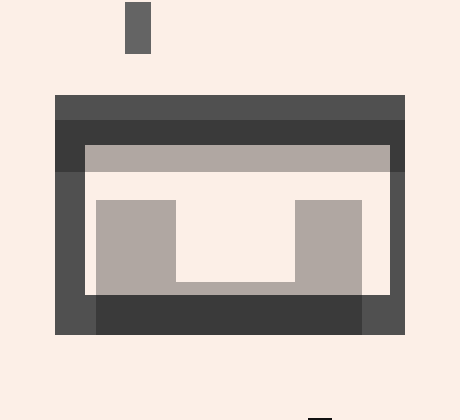
Frame 1 (no input)
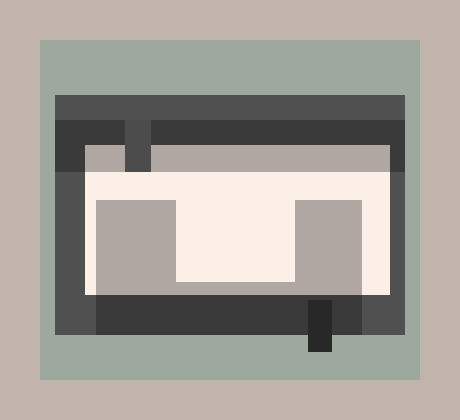
Frame 60 (the mouse pressed at the canvas centre just before this capture)
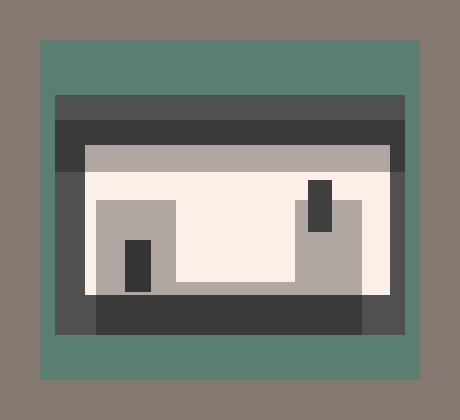
Frame 120 (the mouse held since frame 60 and released just before this capture)

The Processing sketch that drew these frames (run headless with seeded random() and noise(); from frame 60 on, the mouse is pressed at the canvas centre):

// Processing sketch: processing_73064
// ── processing_73064.pde

int mover = 0;
int moverup = 420;


void setup() {
  size(460, 420);
  smooth();
}

void draw() {

  int s = second();  // Values from 0 - 59
  int m = minute();  // Values from 0 - 59
  int h = hour();    // Values from 0 - 23

  if (h < 12) {
    background(252-mover/2, 239-mover/2, 231-mover/2);
  }
  else {
    background(79+mover/2, 196+mover/2, 252+mover/2);
  }


  noStroke();
  //teal rectangle
  fill(41, 134, 116, mover/2);
  rect(40, 40, 380, 340);

  //lg grey rectangle
  fill(80);
  rect(55, 95, 350, 240);

  //cream rectangle
  fill(252, 239, 231);
  rect(85, 145, 305, 150);

  //transp. rect top
  fill(10, 80);
  rect(55, 120, 350, 52);

  //transp L
  rect(96, 200, 80, 135);

  //transp Middle
  rect(176, 282, 119, 53);

  //transp R
  rect(295, 200, 67, 135);

  //small rect L
  //moves down at speed according to second
  mover = mover + s/10;
  fill(100-mover/5);
  rect(125, mover, 26, 52);

  //small rect R
  //moves up at speed according to second
  moverup = moverup - s/10;
  fill(100-moverup/5);
  rect(308, moverup, 24, 52);

  //set bounds
  if (mover > height) {
    mover = 0;
  }
  if (moverup < 0) {
    moverup = height;
  }
}
